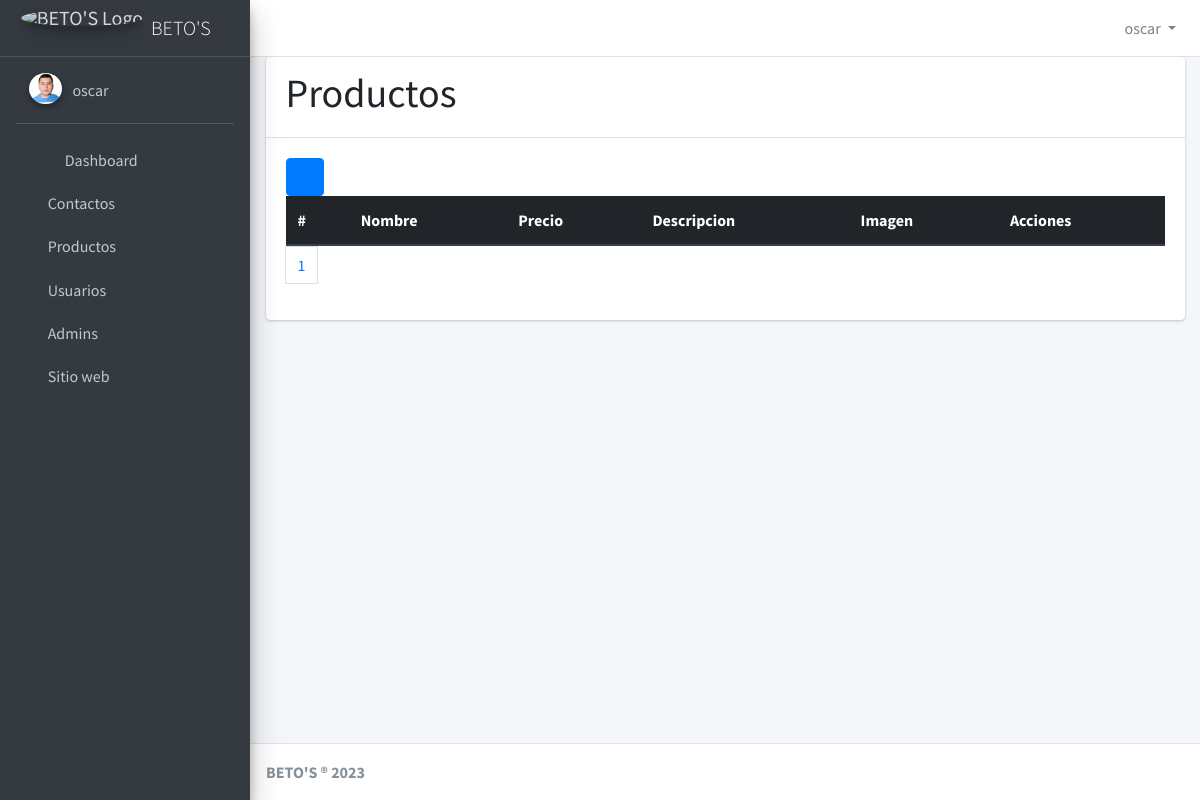
The page /productos/ (signed in) on the database its author committed.
### user/models.py (models this page shows)
class User(AbstractUser):
    imagen = models.ImageField(upload_to='profiles/', null=True, blank=True)

### productos/views.py (the view)
# urls.py: path('productos/', include('productos.urls')),
@login_required
def productos(request):
    productos_list = Productos.objects.all()
    items_por_pagina = 5
    paginator = Paginator(productos_list, items_por_pagina)
    page = request.GET.get('page')
    try:
        productos = paginator.page(page)
    except PageNotAnInteger:
        productos = paginator.page(1)
    except EmptyPage:
        productos = paginator.page(paginator.num_pages)
    return render(request, 'productos.html', {'productos': productos})

### productos/templates/productos.html (shortened to what this page needs)
{% extends "base.html" %}
{% block header %}
    <h1>Productos</h1>
{% endblock %}
{% block content %}
    <a href="/productos/create" class="btn btn-primary">
        <i class="fa fa-plus"></i>
    </a>
    <table class="table table-dark table-striped">
        <thead>
            <tr>
                <th>#</th>
                <th>Nombre</th>
                <th>Precio</th>
                <th>Descripcion</th>
                <th>Imagen</th>
                <th>Acciones</th>
            </tr>
        </thead>
    </table>
    <nav aria-label="Page navigation example">
        <ul class="pagination">
            <li class="page-item">
                <a href="?page={{ productos.number }}" class="page-link">{{ productos.number }}</a>
            </li>
        </ul>
    </nav>
{% endblock %}

### templates/navbar.html (shortened to what this page needs)
<nav class="main-header navbar navbar-expand navbar-white navbar-light">
    <ul class="navbar-nav">
      <li class="nav-item">
        <a class="nav-link" data-widget="pushmenu" href="#" role="button"><i class="fas fa-bars"></i></a>
      </li>
    </ul>
    <ul class="navbar-nav ml-auto">
      <li class="nav-item dropdown">
        <a class="nav-link dropdown-toggle" href="#" role="button" data-toggle="dropdown" aria-expanded="false">
          {% if user.is_authenticated %}
            {{user.username}}
          {% else %}
              Usuario
          {% endif %}
        </a>
      </li>
    </ul>
  </nav>

### templates/sidebar.html
<div class='sidebar'>
  {% if user.is_authenticated %}
    <div class="user-panel mt-3 pb-3 mb-3 d-flex">
      <div class="image">
        <img src="{{user.imagen.url}}" class="img-circle elevation-2" alt="user.username">
      </div>
      <div class="info">
        <a class="d-block">{{user.username}}</a>
      </div>
    </div>
  {% endif %}
  <nav class="mt-2">
      <ul class="nav nav-pills nav-sidebar flex-column" data-widget="treeview" role="menu" data-accordion="false">
        <li class="nav-item">
          <a href="/" class="nav-link">
            <i class="nav-icon fas fa-tachometer-alt"></i>
            <p>
              Dashboard
            </p>
          </a>
        </li>
        <li class="nav-item">
          <a href="/contactos" class="nav-link">
            <i class="fas fa-address-book"></i>
            <p>
              Contactos
            </p>
          </a>
        </li>
        <li class="nav-item">
          <a href="/productos" class="nav-link">
            <i class="fa fa-dollar-sign"></i>
            <p>
              Productos
            </p>
          </a>
        </li>
        <li class="nav-item">
          <a href="/usuarios" class="nav-link">
            <i class="fas fa-users"></i>
            <p>
              Usuarios
            </p>
          </a>
        </li>
        <li class="nav-item">
          <a href="/admin" class="nav-link">
            <i class="fas fa-user-tie"></i>
            <p>
              Admins
            </p>
          </a>
        </li>
        <li class="nav-item">
          <a href="http://localhost:3000" class="nav-link">
            <i class="fas fa-store-alt"></i>
            <p>
              Sitio web
            </p>
          </a>
        </li>
      </ul>
    </nav>
</div>

### rows shown on the page
User: username "oscar", imagen (picture)

### other values the page prints
{{ productos.number }} "1"
